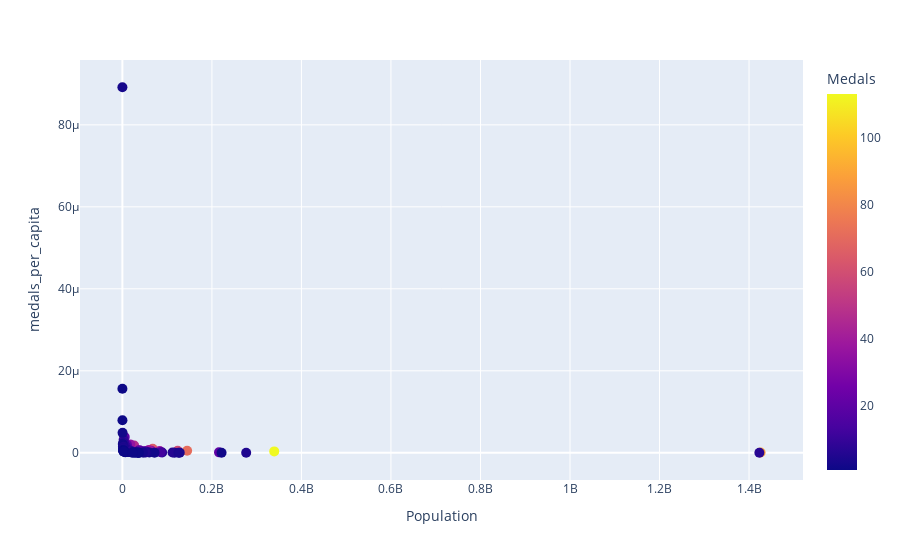

The code cell stored with this chart in its notebook:
### Code cell
# Plotting the scatter data to see whats going on

fig = px.scatter(medals_population, x = medals_population["Population"], 
                 y = medals_population["medals_per_capita"],
                 color = "Medals",
                 hover_data=['Country'])

fig.update_traces(marker_size=10)
fig.show()

### Figure 1 — Plotly figure (JSON) as saved in the notebook; plotly's stock layout.template omitted (floating-point values rounded to 4 significant figures)
{"data": [{"customdata": [["United States of America"], ["People's Republic of China"], ["Japan"], ["United Kingdom"], ["ROC"], ["Australia"], ["Netherlands"], ["France"], ["Germany"], ["Italy"], ["Canada"], ["Brazil"], ["New Zealand"], ["Cuba"], ["Hungary"], ["South Korea"], ["Poland"], ["Czech Republic"], ["Kenya"], ["Norway"], ["Jamaica"], ["Spain"], ["Sweden"], ["Switzerland"], ["Denmark"], ["Croatia"], ["Islamic Republic of Iran"], ["Serbia"], ["Belgium"], ["Bulgaria"], ["Slovenia"], ["Uzbekistan"], ["Georgia"], ["Turkey"], ["Greece"], ["Uganda"], ["Ecuador"], ["Ireland"], ["Israel"], ["Qatar"], ["Bahamas"], ["Ukraine"], ["Belarus"], ["Romania"], ["Venezuela"], ["India"], ["Hong Kong"], ["Philippines"], ["Slovakia"], ["South Africa"], ["Austria"], ["Egypt"], ["Indonesia"], ["Ethiopia"], ["Portugal"], ["Tunisia"], ["Estonia"], ["Fiji"], ["Latvia"], ["Thailand"], ["Bermuda"], ["Morocco"], ["Puerto Rico"], ["Colombia"], ["Azerbaijan"], ["Dominican Republic"], ["Armenia"], ["Kyrgyzstan"], ["Mongolia"], ["Argentina"], ["San Marino"], ["Jordan"], ["Malaysia"], ["Nigeria"], ["Bahrain"], ["Saudi Arabia"], ["Lithuania"], ["North Macedonia"], ["Namibia"], ["Turkmenistan"], ["Kazakhstan"], ["Mexico"], ["Finland"], ["Botswana"], ["Burkina Faso"], ["Ivory Coast"], ["Ghana"], ["Grenada"], ["Kuwait"], ["Moldova"], ["Syria"]], "hovertemplate": "Population=%{x}<br>medals_per_capita=%{y}<br>Country=%{customdata[0]}<br>Medals=%{marker.color}<extra></extra>", "legendgroup": "", "marker": {"color": [113, 88, 58, 65, 71, 46, 36, 33, 37, 40, 24, 21, 20, 15, 20, 20, 14, 11, 10, 8, 9, 17, 9, 13, 11, 8, 7, 9, 7, 6, 5, 5, 8, 13, 4, 4, 3, 4, 4, 3, 2, 19, 7, 4, 4, 7, 6, 4, 4, 3, 7, 6, 5, 4, 4, 2, 2, 2, 2, 2, 1, 1, 1, 5, 7, 5, 4, 3, 4, 3, 3, 2, 2, 2, 1, 1, 1, 1, 1, 1, 8, 4, 2, 1, 1, 1, 1, 1, 1, 1, 1], "coloraxis": "coloraxis", "size": 10, "symbol": "circle"}, "mode": "markers", "name": "", "orientation": "v", "showlegend": false, "type": "scatter", "x": [339226064, 1425821208, 123571681, 67641318, 144653892, 26329040, 17595754, 64703538, 83310547, 58942375, 38643370, 215901265, 5210860, 11202406, 10231830, 51799973, 41405349, 10491317, 54641734, 5457120, 2825544, 47538194, 10585563, 8772798, 5898978, 4017900, 88896926, 7175600, 11674205, 6723523, 2119675, 34943801, 3734913, 85626558, 10357191, 48021368, 18110914, 5042347, 9117495, 2707108, 411297, 36177037, 9516804, 20029407, 28601116, 1423079006, 7488957, 116593392, 5838962, 60185069, 8951003, 111985883, 276570003, 125190290, 10258214, 12411807, 1324091, 933723, 1838168, 71761494, 64069, 37680905, 3256336, 51979075, 10390106, 11290535, 2777970, 6691584, 3427265, 45653203, 33642, 11318486, 34154690, 221576682, 1480204, 36722904, 2728961, 2088331, 2588258, 6481620, 19517780, 128059045, 5544149, 2656786, 23006145, 28568017, 33848796, 126183, 4292868, 3487651, 22750922], "xaxis": "x", "y": [3.331e-07, 6.172e-08, 4.694e-07, 9.61e-07, 4.908e-07, 1.747e-06, 2.046e-06, 5.1e-07, 4.441e-07, 6.786e-07, 6.211e-07, 9.727e-08, 3.838e-06, 1.339e-06, 1.955e-06, 3.861e-07, 3.381e-07, 1.048e-06, 1.83e-07, 1.466e-06, 3.185e-06, 3.576e-07, 8.502e-07, 1.482e-06, 1.865e-06, 1.991e-06, 7.874e-08, 1.254e-06, 5.996e-07, 8.924e-07, 2.359e-06, 1.431e-07, 2.142e-06, 1.518e-07, 3.862e-07, 8.33e-08, 1.656e-07, 7.933e-07, 4.387e-07, 1.108e-06, 4.863e-06, 5.252e-07, 7.355e-07, 1.997e-07, 1.399e-07, 4.919e-09, 8.012e-07, 3.431e-08, 6.851e-07, 4.985e-08, 7.82e-07, 5.358e-08, 1.808e-08, 3.195e-08, 3.899e-07, 1.611e-07, 1.51e-06, 2.142e-06, 1.088e-06, 2.787e-08, 1.561e-05, 2.654e-08, 3.071e-07, 9.619e-08, 6.737e-07, 4.428e-07, 1.44e-06, 4.483e-07, 1.167e-06, 6.571e-08, 8.917e-05, 1.767e-07, 5.856e-08, 9.026e-09, 6.756e-07, 2.723e-08, 3.664e-07, 4.789e-07, 3.864e-07, 1.543e-07, 4.099e-07, 3.124e-08, 3.607e-07, 3.764e-07, 4.347e-08, 3.5e-08, 2.954e-08, 7.925e-06, 2.329e-07, 2.867e-07, 4.395e-08], "yaxis": "y"}], "layout": {"coloraxis": {"colorbar": {"title": {"text": "Medals"}}, "colorscale": [[0, "#0d0887"], [0.1111, "#46039f"], [0.2222, "#7201a8"], [0.3333, "#9c179e"], [0.4444, "#bd3786"], [0.5556, "#d8576b"], [0.6667, "#ed7953"], [0.7778, "#fb9f3a"], [0.8889, "#fdca26"], [1, "#f0f921"]]}, "legend": {"tracegroupgap": 0}, "margin": {"t": 60}, "xaxis": {"anchor": "y", "domain": [0, 1], "title": {"text": "Population"}}, "yaxis": {"anchor": "x", "domain": [0, 1], "title": {"text": "medals_per_capita"}}}}
